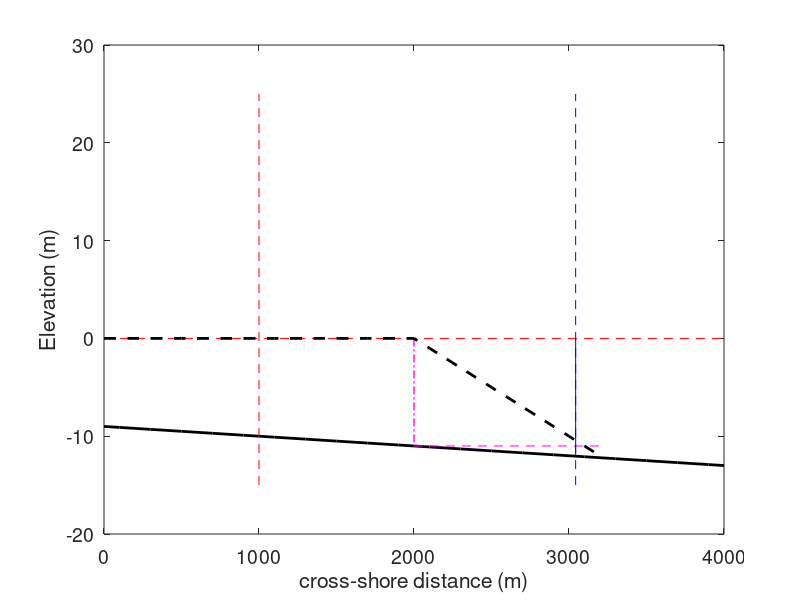

The MATLAB script that drew this image: (Note: this script raises an error after producing the figure.)
close all; clear all;
addpath('arrow');
%%inputs
delta_volume = 100000;
cross_shore_pos = 20;
local_shoreline_angle = 30;
percent_full_sand = .5;
%%
c_cell_size = 100;
c_grid_size = 40;

c_shelf_slope = 0.001;
c_shoreface_slope = 0.01;
c_cross_shore_reference_pos = 10;
c_shelf_depth_at_reference_pos = 10;
c_min_shelf_depth_at_closure = 10;

cross_shore_distances = (0:c_cell_size:c_cell_size*c_grid_size);
continental_shelf = -c_shelf_slope*(cross_shore_distances-(c_cross_shore_reference_pos*c_cell_size)) - c_shelf_depth_at_reference_pos;

hfig_profile = figure();
set(hfig_profile, 'Position', [100, 200, 1000, 600])
h1 = plot(cross_shore_distances, continental_shelf, 'k', 'linewidth', 2);
hold on
ylabel('Elevation (m)')
xlabel('cross-shore distance (m)')
set(gca, 'fontsize', 14)
%     plot(cross_shore, shoreface, 'r', 'linewidth', 2)
h2 = plot([c_cross_shore_reference_pos*c_cell_size, c_cross_shore_reference_pos*c_cell_size], [-15, 25], 'r--');
plot([0, c_cell_size*c_grid_size], [0, 0], 'r--');

%% Eq 1
local_shelf_depth = c_shelf_depth_at_reference_pos + ((cross_shore_pos - c_cross_shore_reference_pos)*c_cell_size*c_shelf_slope);
h3 = plot([cross_shore_pos*c_cell_size, cross_shore_pos*c_cell_size], [0 -local_shelf_depth], 'm-.', 'linewidth', 1);

%% Eq 2
cross_shore_distance_to_closure = local_shelf_depth/(c_shoreface_slope-c_shelf_slope * cosd(local_shoreline_angle));
h4 = plot([cross_shore_pos*c_cell_size, cross_shore_pos*c_cell_size+cross_shore_distance_to_closure], [-local_shelf_depth, -local_shelf_depth], 'm--');

%% Eq 3
cross_shore_pos_of_closure = cross_shore_pos*c_cell_size + cross_shore_distance_to_closure*cosd(local_shoreline_angle);
h5 = plot([cross_shore_pos_of_closure, cross_shore_pos_of_closure], [-15, 25], 'b--');

%% Eq 4

shelf_depth_at_closure = c_shelf_depth_at_reference_pos + ((cross_shore_pos_of_closure-(c_cross_shore_reference_pos*c_cell_size))*c_shelf_slope);
if shelf_depth_at_closure < c_min_shelf_depth_at_closure
    shelf_depth_at_closure = c_min_shelf_depth_at_closure;
end
h6 = plot([cross_shore_pos_of_closure, cross_shore_pos_of_closure], [0, 0-shelf_depth_at_closure], 'b-');

%% shoreface

shoreface = -c_shoreface_slope*(cross_shore_distances-(cross_shore_pos*c_cell_size));
shoreface(shoreface < -shelf_depth_at_closure) = NaN;
project_point_of_closure = cross_shore_distances(find(~isnan(shoreface), 1, 'last'));
shoreface(cross_shore_distances < cross_shore_pos*c_cell_size) = 0;
h7 = plot(cross_shore_distances, shoreface, 'k--', 'linewidth', 2);

%% potential erosion/accretion

base = c_cell_size + percent_full_sand*c_cell_size;
x_corners = [cross_shore_pos*c_cell_size - base, cross_shore_pos*c_cell_size, project_point_of_closure, project_point_of_closure - base, cross_shore_pos*c_cell_size - base];
z_corners = [ 0, 0, -shelf_depth_at_closure, -shelf_depth_at_closure, 0];
h8 = plot(x_corners, z_corners, 'Color', [1 .4 .6 0.4], 'linewidth', 2);
h9 = plot(x_corners + base, z_corners, 'color', [0 1 0 0.4], 'linewidth', 2);

%% actual erosion/accretion

base = delta_volume/(c_cell_size*shelf_depth_at_closure);
x_corners_actual = [cross_shore_pos*c_cell_size - base, cross_shore_pos*c_cell_size, project_point_of_closure, project_point_of_closure - base, cross_shore_pos*c_cell_size - base];
z_corners_actual = [ 0, 0, -shelf_depth_at_closure, -shelf_depth_at_closure, 0];
h10 = plot(x_corners_actual, z_corners_actual, '--', 'Color', [1 .4 .6 0.4], 'linewidth', 1.5);
h11 = plot(x_corners_actual + base, z_corners_actual, '--', 'color', [0 1 0 0.4], 'linewidth', 1.5);

legend([h1 h2 h3 h4 h5 h6 h7 h8 h9 h10 h11],['c\_shelf\_slope = ', num2str(c_shelf_slope)],...
['c\_cross\_shore\_reference\_pos = ', num2str(c_cross_shore_reference_pos)],...
['local\_shoreline\_cross\_shore\_pos = ', num2str(cross_shore_pos)],...
['cross\_shore\_distance\_to\_closure = ', num2str(cross_shore_distance_to_closure)],...
['cross\_shore\_pos\_of\_closure = ', num2str(cross_shore_pos_of_closure)],...
['shelf\_depth\_at\_closure = ', num2str(shelf_depth_at_closure)],...
['c\_shoreface\_slope = ', num2str(c_shoreface_slope)],...
['Erosion potential cross-section'],...
['Accretion potential cross-section'],...
['Actual erosion cross-section'],...
['Actual accretion cross-section'],...
'location', 'northeast')

title({'Cross-shore schematic for volume change'; ['delta\_volume = ', num2str(delta_volume) ' m^3']}, 'fontsize', 14)

%% map view
axes('Position', [.15, .62, .2, .25])
box on
shore_width = sind(local_shoreline_angle)*c_cell_size*c_grid_size;
ah = annotation('arrow',...
    'headStyle','cback1','HeadLength',8,'HeadWidth',5);
set(ah,'parent',gca);
set(ah,'position',...
    [0 0 c_cell_size*c_grid_size 0]);
hold on

plot([cross_shore_pos_of_closure, cross_shore_pos_of_closure], [-c_cell_size*c_grid_size/2, c_cell_size*c_grid_size/2], 'b--');
plot([-shore_width/2 shore_width/2],...
    [-c_cell_size*c_grid_size/2, c_cell_size*c_grid_size/2], 'g');

intercept = -c_cell_size*c_grid_size*sind(local_shoreline_angle);
plot([0, cross_shore_pos_of_closure], [0, intercept], 'k--', 'linewidth', 1.2)

set(gca, 'XTick', [], 'YTick', [])
xlim([-shore_width/2 c_cell_size*c_grid_size])
ylim([-c_cell_size*c_grid_size/2, c_cell_size*c_grid_size/2])

% %% Next timestep
% %%
% %% Erode
% 
% %%inputs
% cross_shore_pos = cross_shore_pos - 1;
% percent_full_sand = (1+percent_full_sand)-(base/c_cell_size);
% 
% hfig_profile2 = figure();
% set(hfig_profile2, 'Position', [100, 200, 1000, 600])
% h1 = plot(cross_shore_distances, continental_shelf, 'k', 'linewidth', 2);
% hold on
% ylabel('Elevation (m)')
% xlabel('cross-shore distance (m)')
% set(gca, 'fontsize', 14)
% h2 = plot([c_cross_shore_reference_pos*c_cell_size, c_cross_shore_reference_pos*c_cell_size], [-15, 25], 'r--');
% plot([0, c_cell_size*c_grid_size], [0, 0], 'r--');
% 
% %% Eq 1
% local_shelf_depth = c_shelf_depth_at_reference_pos + ((cross_shore_pos - c_cross_shore_reference_pos)*c_cell_size*c_shelf_slope);
% h3 = plot(cross_shore_pos*c_cell_size, -local_shelf_depth, 'm*', 'linewidth', 2);
% 
% %% Eq 2
% cross_shore_distance_to_closure = local_shelf_depth/(c_shoreface_slope-c_shelf_slope * cosd(local_shoreline_angle));
% h4 = plot([cross_shore_pos*c_cell_size, cross_shore_pos*c_cell_size+cross_shore_distance_to_closure], [-local_shelf_depth, -local_shelf_depth], 'm--');
% 
% %% Eq 3
% cross_shore_pos_of_closure = cross_shore_pos*c_cell_size + cross_shore_distance_to_closure*cosd(local_shoreline_angle);
% h5 = plot([cross_shore_pos_of_closure, cross_shore_pos_of_closure], [-15, 25], 'b--');
% 
% %% Eq 4
% 
% shelf_depth_at_closure = c_shelf_depth_at_reference_pos + ((cross_shore_pos_of_closure-(c_cross_shore_reference_pos*c_cell_size))*c_shelf_slope);
% h6 = plot([cross_shore_pos_of_closure, cross_shore_pos_of_closure], [0, 0-shelf_depth_at_closure], 'b-');
% 
% %% shoreface
% 
% shoreface = -c_shoreface_slope*(cross_shore_distances-(cross_shore_pos*c_cell_size));
% shoreface(cross_shore_distances > cross_shore_pos_of_closure) = NaN;
% shoreface(cross_shore_distances < cross_shore_pos*c_cell_size) = 0;
% plot(cross_shore_distances, shoreface, 'k--', 'linewidth', 2);
% 
% plot(x_corners_actual, z_corners_actual, '--', 'Color', [1 .4 .6 0.4], 'linewidth', 1.5);
% 
% %% Erode
% 
% %%inputs
% cross_shore_pos = cross_shore_pos + 2;
% percent_full_sand = (percent_full_sand-1)+(base/c_cell_size);
% 
% %% Eq 1
% local_shelf_depth = c_shelf_depth_at_reference_pos + ((cross_shore_pos - c_cross_shore_reference_pos)*c_cell_size*c_shelf_slope);
% plot(cross_shore_pos*c_cell_size, -local_shelf_depth, 'm*', 'linewidth', 2);
% 
% %% Eq 2
% cross_shore_distance_to_closure = local_shelf_depth/(c_shoreface_slope-c_shelf_slope * cosd(local_shoreline_angle));
% plot([cross_shore_pos*c_cell_size, cross_shore_pos*c_cell_size+cross_shore_distance_to_closure], [-local_shelf_depth, -local_shelf_depth], 'm--');
% 
% %% Eq 3
% cross_shore_pos_of_closure = cross_shore_pos*c_cell_size + cross_shore_distance_to_closure*cosd(local_shoreline_angle);
% plot([cross_shore_pos_of_closure, cross_shore_pos_of_closure], [-15, 25], 'b--');
% 
% %% Eq 4
% 
% shelf_depth_at_closure = c_shelf_depth_at_reference_pos + ((cross_shore_pos_of_closure-(c_cross_shore_reference_pos*c_cell_size))*c_shelf_slope);
% plot([cross_shore_pos_of_closure, cross_shore_pos_of_closure], [0, 0-shelf_depth_at_closure], 'b-');
% 
% %% shoreface
% 
% shoreface = -c_shoreface_slope*(cross_shore_distances-(cross_shore_pos*c_cell_size));
% shoreface(shoreface < cross_shore_pos_of_closure) = NaN;
% shoreface(cross_shore_distances < cross_shore_pos*c_cell_size) = 0;
% plot(cross_shore_distances, shoreface, 'k--', 'linewidth', 2);
% 
% plot(x_corners_actual + base, z_corners_actual, '--', 'color', [0 1 0 0.4], 'linewidth', 1.5);
